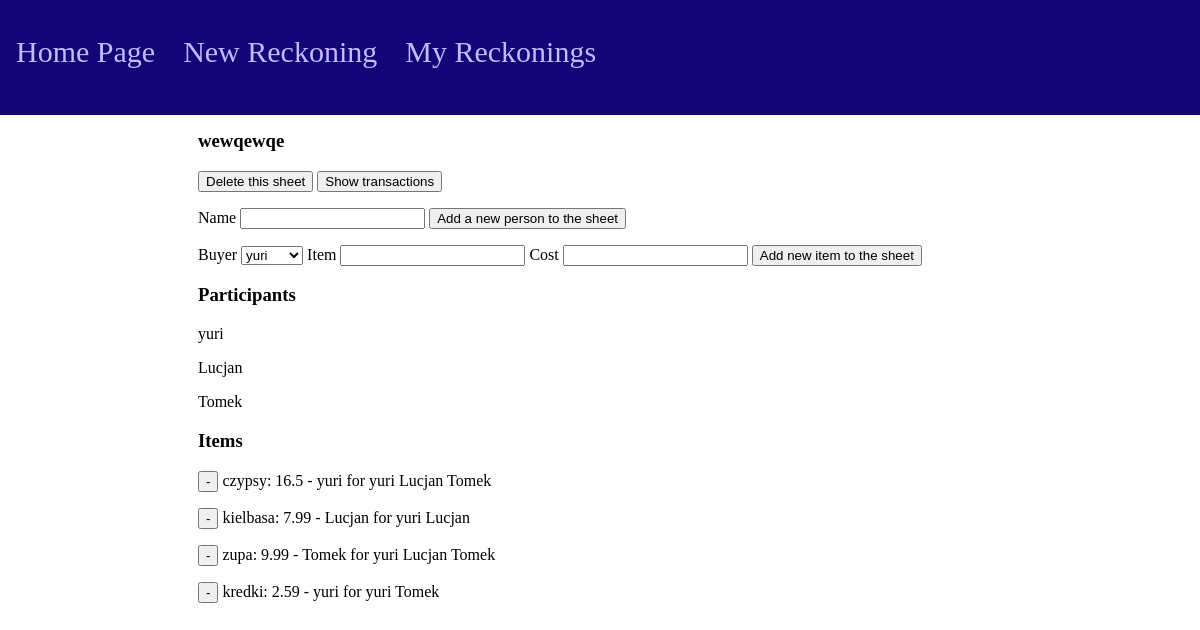
The app's page /reckon/wewqewqe with its own data.
### main/models.py (models this page shows, shortened)
class Sheet(models.Model):
    name = models.CharField(max_length=30)
    def __str__(self):
        return self.name

class Person(models.Model):
    sheet = models.ForeignKey(Sheet, on_delete=models.CASCADE)
    name = models.CharField(max_length=20)
    balance = models.FloatField(default=0)
    def __str__(self):
        return self.name

class Item(models.Model):
    sheet = models.ForeignKey(Sheet, on_delete=models.CASCADE)
    person = models.ForeignKey(Person, on_delete=models.CASCADE)
    name = models.CharField(max_length=30)
    value = models.FloatField()

### main/views.py (the view)
# urls.py: path('reckon/<str:name>', views.reckon, name="reckon"),
def reckon(response, name):
    if response.method == 'POST':
        if response.POST.get("delete"):
            view = Sheet.objects.get(name=response.POST.get("delete"))
            view.delete()
            return HttpResponseRedirect('/sheets/', {})
        elif response.POST.get("addperson"):
            view = Sheet.objects.get(name=response.POST.get("addperson"))
            addperson = addPerson(response.POST)
            if addperson.is_valid():
                person = Person(sheet=view, name=addperson.cleaned_data["name"])
                print(person)
                person.save()
            return HttpResponseRedirect('/sheets/', {})
        elif response.POST.get("additem"):
            view = Sheet.objects.get(name=response.POST.get("additem"))
            additem = addItem(response.POST)
            postPay = response.POST.get("pay")
            print(postPay)
            if additem.is_valid():
                postValue = additem.cleaned_data["value"]
                postItem = additem.cleaned_data["item"]
                print("||||||||||||")
                print(postValue)
                print(postItem)
                if Person.objects.filter(sheet=view, name=postPay).exists():
                    new_item = Item(sheet=view, person=Person.objects.get(sheet=view, name=postPay), name=postItem, value=postValue)
                    print(new_item)
                    test = Person.objects.get(sheet=view, name=postPay)
                    test.balance -= postValue
                    test.save()
                    new_item.save()
                else:
                    newPerson = Person(sheet=view, name=postPay, balance=-postValue)
                    print(newPerson)
                    newPerson.save()
                    new_item = Item(sheet=view, person=newPerson, name=postItem, value=postValue)
                    print(new_item)
                    new_item.save()
                return HttpResponseRedirect('/reckon/{}/{}'.format(view.name, postItem))
            return HttpResponseRedirect('/reckon/{}'.format(view.name))
        elif response.POST.get("show"):
            view = Sheet.objects.get(name=response.POST.get("show"))
            return HttpResponseRedirect('/{}/transactions'.format(view.name))
        elif response.POST.get("item_delete"):
            view = Sheet.objects.get(name=name)
            item = Item.objects.get(sheet=view, name=response.POST.get("item_delete"))
            item.person.balance += item.value
            item.person.save()
            for debtor in Debtor.objects.filter(item=item):
                debtor.person.balance -= debtor.share/100 * item.value
                debtor.person.save()
            item.delete()
            return HttpResponseRedirect('/sheets/', {})
        else:
            return HttpResponseRedirect('/', {})
    else:
        view = Sheet.objects.get(name=name)
        print(view)
        people = [i for i in Person.objects.filter(sheet=view)]
        for item in Item.objects.filter(sheet=view):
            item.value = round(item.value,2)
        items = [i for i in Item.objects.filter(sheet=view)]
        debtors = [[i.person.name for i in Debtor.objects.filter(item=j)] for j in Item.objects.filter(sheet=view)]
        print(debtors)
        addperson = addPerson()
        additem = addItem()
        return render(response, "main/reckon.html",
            {"view": view, "people": people, "items": items, "debtors": debtors,
            "addperson": addperson, "additem": additem})

### main/forms.py
class addPerson(forms.Form):
    name = forms.CharField(label="Name", max_length=30)

class addItem(forms.Form):
    item = forms.CharField(label="item", max_length=30)
    value = forms.FloatField(label="value")
    """def __init__(self):
        super(addItem, self).__init__()
        people = [i.name for i in Person.objects.all()]

        self.fields["pay"]  = forms.ChoiceField(
            widget=forms.Select(choices=people),
        )
    """

### main/templates/main/reckon.html (shortened to what this page needs)
{% extends 'main/base.html' %}
{% block content %}
    <h3>{{view.name}}</h3>
    <div>
        <form method="post", action="/reckon/{{view.name}}">
            <button type="submit", name="delete", value="{{view.name}}">Delete this sheet</button>
            <button type="submit", name="show", value="{{view.name}}">Show transactions</button>
        </form>
        <div>
            <p>
                <form method="post", action="/reckon/{{view.name}}">
                    <label for="data">Name</label>
                    {{addperson.name}}
                    <button type="submit", name="addperson", value="{{view.name}}">Add a new person to the sheet</button>
                </form>
            </p>
            <p>
                <form method="post", action="/reckon/{{view.name}}">
                    <label for="pay">Buyer</label>
                    <select name="pay" id="pay">
                        {% for i in people %}
                            <option value="{{i.name}}">{{i.name}}</option>
                        {% endfor %}
                    </select>
                    <label for="item">Item</label>
                    {{additem.item}}
                    <label for="value">Cost</label>
                    {{additem.value}}
                    <button type="submit", name="additem", value="{{view.name}}">Add new item to the sheet</button>
                </form>
            </p>
        </div>
        <div>
            <h3>Participants</h3>
            {% for i in people %}
                <p>{{i.name}}</p>
            {% endfor %}
        </div>
        <div>
            <form method="post", action="/reckon/{{view.name}}">
                <h3>Items</h3>
                {% for i in items %}
                    <p>
                        <button type="submit", name="item_delete", value="{{i.name}}">-</button>
                        {{i.name}}: {{i.value}} - {{i.person}} for
                        {% for j in debtors %}
                            {% if forloop.counter == forloop.parentloop.counter %}
                                {% for k in j %}
                                {{k}}
                                {% endfor %}
                            {% endif %}
                        {% endfor %}
                    </p>
                {% endfor %}
            </form>
        </div>
    </div>
{% endblock content %}

### records on screen
Sheet: name "wewqewqe"
Person: name "yuri", j "yuri" "yuri" "yuri" "yuri"
Person: name "Lucjan", j "Lucjan" "Lucjan" "Lucjan"
Person: name "Tomek", j "Tomek" "Tomek" "Tomek"
Item: name "czypsy", value "16.5", person "yuri"
Item: name "kielbasa", value "7.99", person "Lucjan"
Item: name "zupa", value "9.99", person "Tomek"
Item: name "kredki", value "2.59", person "yuri"

### other values on screen
form field pay "yuri"
